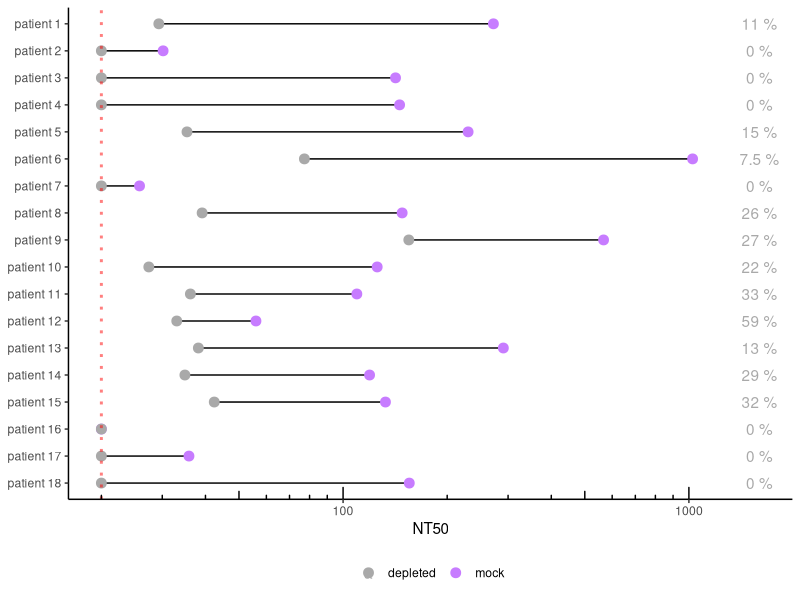
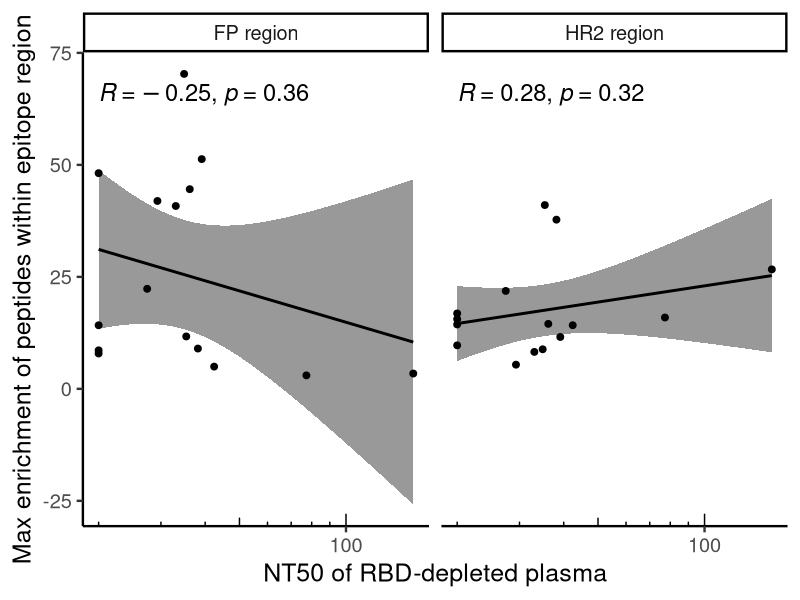
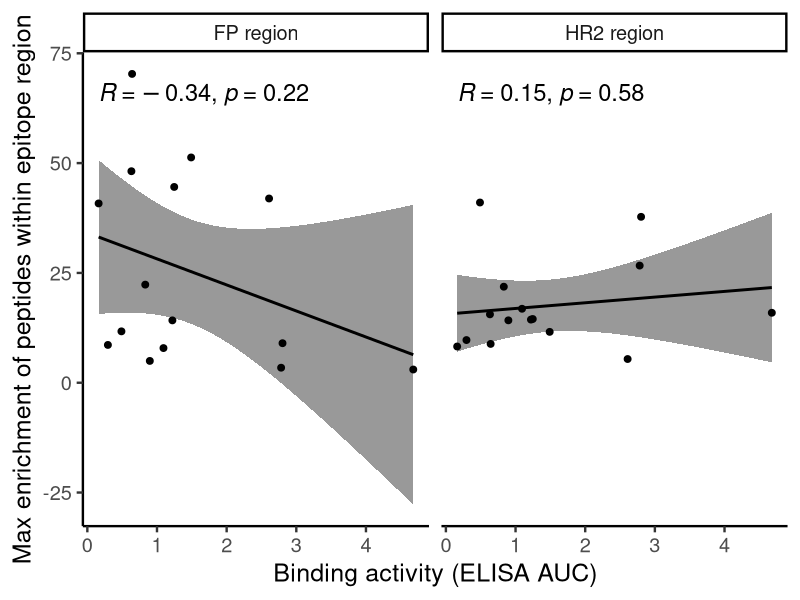
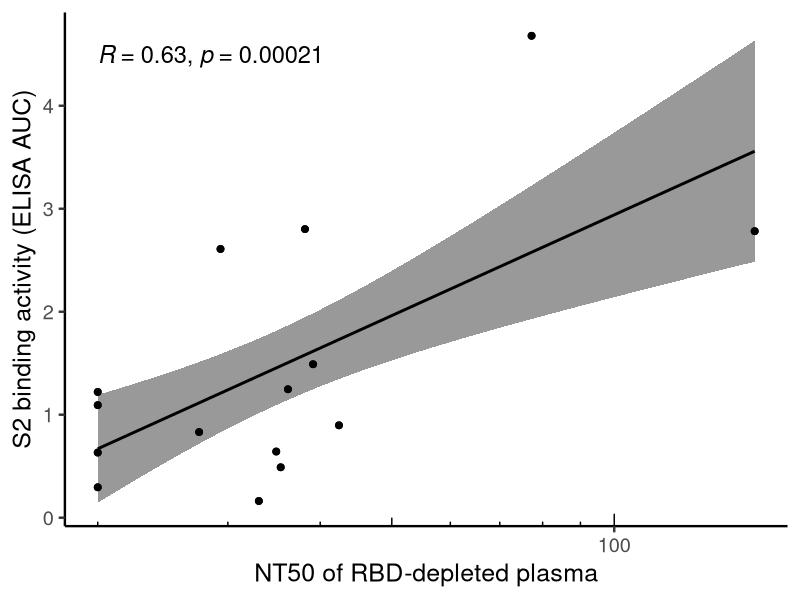
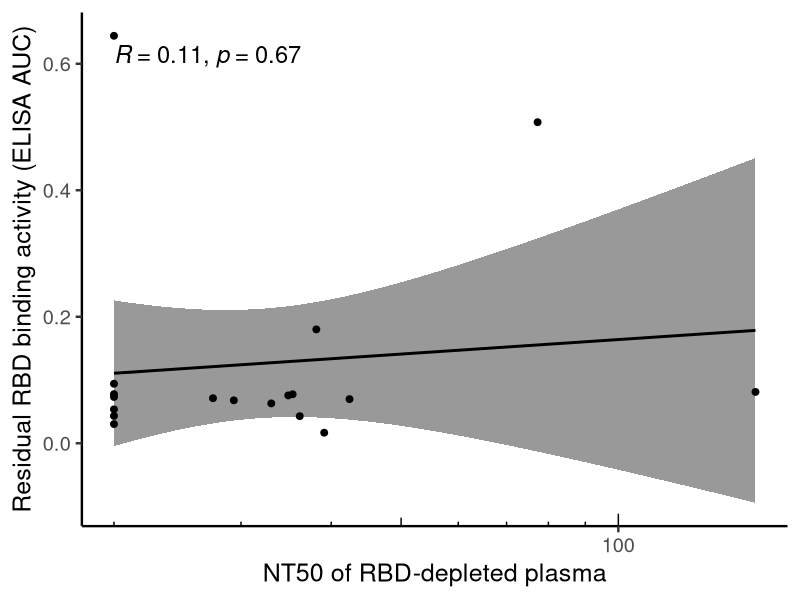
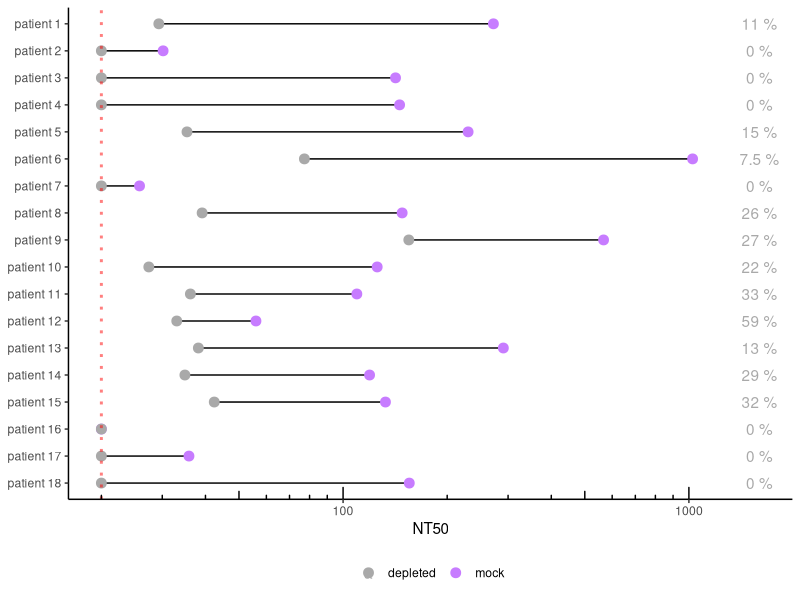
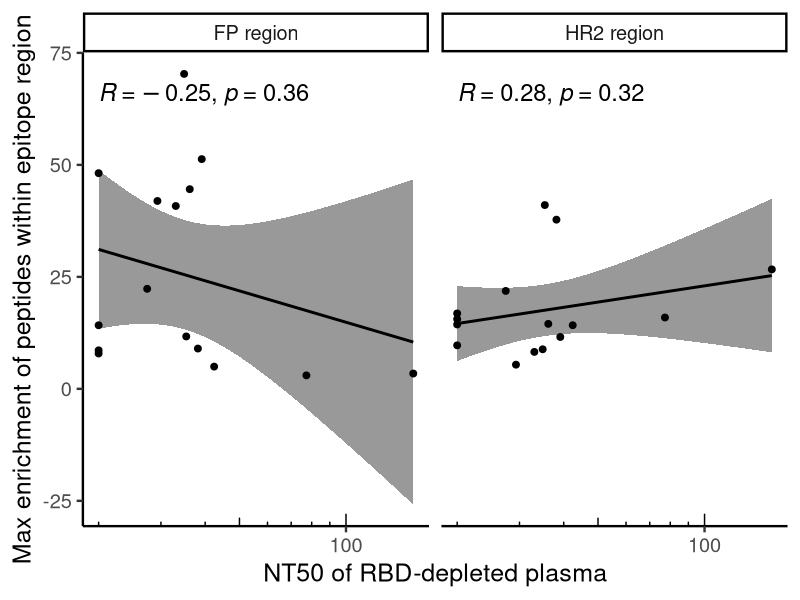
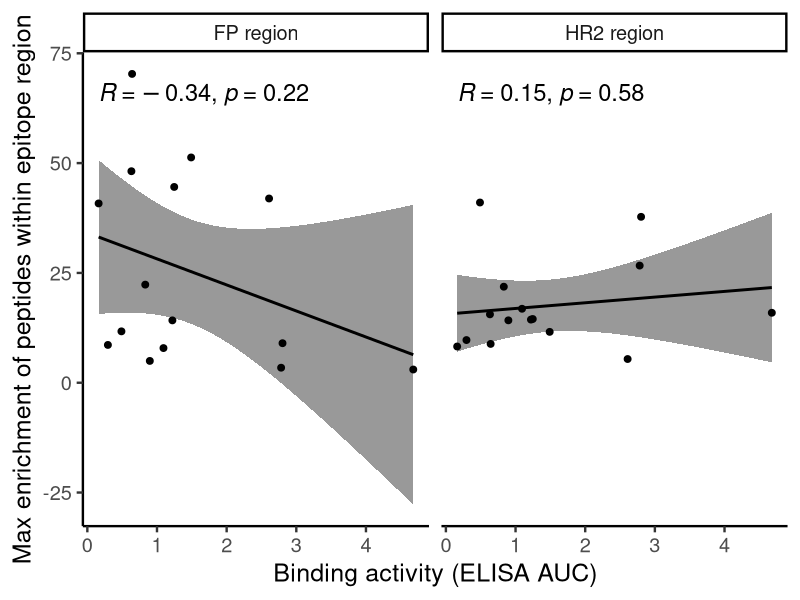

The R source for these figures, in order:
## ---- chunk 1
knitr::opts_chunk$set(echo = TRUE)
## ---- chunk 2
library(tidyverse)
library(ggpubr)
## ---- chunk 3
NT50_data <- read_csv("2021.02.15_NT50_S2AUC_summary.csv")

NT50_data$sample<-factor(NT50_data$sample, levels=c('patient 1','patient 2','patient 3','patient 4','patient 5', 'patient 6', 'patient 7', 'patient 8', 'patient 9', 'patient 10', 'patient 11', 'patient 12', 'patient 13', 'patient 14', 'patient 15', 'patient 16', 'patient 17', 'patient 18'))


## ---- chunk 4
NT50_data <- NT50_data %>% 
  pivot_wider(names_from = condition, values_from = NT50) %>%
  group_by(sample) %>%
  mutate(percentage = (depleted / mock)*100) %>%
  mutate(percentage = case_when(depleted == 20 ~ 0, 
                                depleted != 20 ~ percentage)) %>%
  pivot_longer(cols=c(mock, depleted), names_to = "condition", values_to = "NT50") %>%
  mutate(percentage = signif(percentage, 2)) %>%
  mutate(percentage = paste(percentage, "%"))
## ---- chunk 5
NT50_paired_plot <- ggplot(NT50_data, aes(x = NT50, y = reorder(sample, desc(sample)))) +
  geom_line(aes(group = sample)) +
  geom_point(aes(color = condition, fill=condition), size=3) +
  theme_classic() +
  geom_vline(xintercept = 20, linetype="dotted", 
                color = "red", alpha=0.5, size=1) +
  theme(axis.title.y=element_blank(), legend.position = "bottom", legend.title = element_blank()) +
  scale_x_log10(breaks = 10^(-1:6)) +
  annotation_logticks(sides="b") +
  geom_text(data=subset(NT50_data, condition == "depleted"), aes(x = 1600, label = percentage, color=condition)) +
    scale_color_manual(values=c( "darkgrey", "#C77CFF")) 
  
  

print(NT50_paired_plot)

ggsave("NT50_paired_plot.jpg", NT50_paired_plot, width=7, height=6)
## ---- chunk 6
binding_data <- read_csv("Spike_DMS_binding_data.csv") %>%
  mutate(sample = paste ("patient", participant_ID, sep = " "))
## ---- chunk 7
correlation_data <- full_join(NT50_data, binding_data)
## ---- chunk 8
neut_correlation <- correlation_data %>%
  filter(condition == "depleted") %>%
  filter(!is.na(epitope)) %>% 
  ggscatter(x = "NT50", y = "enrichment", 
          add = "reg.line", conf.int = TRUE, 
          cor.coef = TRUE, cor.method = "pearson",
          xlab = "NT50 of RBD-depleted plasma", ylab = "Max enrichment of peptides within epitope region", cor.coef.size = 6) +
  facet_wrap(~epitope, drop=T) +
  scale_x_log10(breaks = 10^(-1:6)) +
  annotation_logticks(sides="b") +
  theme_classic(base_size = 18)

print(neut_correlation)

ggsave("correlation_residual_NT50_enrichment.jpg", neut_correlation, width = 10, height = 6)
## ---- chunk 9
S2_AUC_correlation <- correlation_data %>%
  filter(condition == "depleted") %>%
  filter(!is.na(epitope)) %>% 
  ggscatter(x = "S2_AUC", y = "enrichment", 
          add = "reg.line", conf.int = TRUE, 
          cor.coef = TRUE, cor.method = "pearson",
          xlab = "Binding activity (ELISA AUC)", ylab = "Max enrichment of peptides within epitope region", cor.coef.size = 6) +
  facet_wrap(~epitope, drop=T)  +
  theme_classic(base_size = 18)


print(S2_AUC_correlation)

ggsave("correlation_enrichment_S2AUC.jpg", S2_AUC_correlation, width = 10, height = 6)
## ---- chunk 10
neut_S2_AUC_correlation <- correlation_data %>%
  filter(condition == "depleted") %>%
  filter(!is.na(epitope)) %>% 
  ggscatter(x = "NT50", y = "S2_AUC", 
          add = "reg.line", conf.int = TRUE, 
          cor.coef = TRUE, cor.method = "pearson",
          xlab = "NT50 of RBD-depleted plasma", ylab = "S2 binding activity (ELISA AUC)", cor.coef.size = 6) +
  scale_x_log10(breaks = 10^(-1:6)) +
  annotation_logticks(sides="b") +
  theme_classic(base_size = 18)

print(neut_S2_AUC_correlation)

ggsave("correlation_residual_NT50_S2AUC.jpg", neut_S2_AUC_correlation, width = 10, height = 6)
## ---- chunk 11
RBD_data <- read_csv("2021.02.15_NT50_RBDAUC_summary.csv")

RBD_data$sample<-factor(RBD_data$sample, levels=c('patient 1','patient 2','patient 3','patient 4','patient 5', 'patient 6', 'patient 7', 'patient 8', 'patient 9', 'patient 10', 'patient 11', 'patient 12', 'patient 13', 'patient 14', 'patient 15', 'patient 16', 'patient 17', 'patient 18'))


## ---- chunk 12
neut_RBD_AUC_correlation <- RBD_data %>%
  filter(condition == "depleted") %>%
  ggscatter(x = "NT50", y = "RBD_AUC", 
          add = "reg.line", conf.int = TRUE, 
          cor.coef = TRUE, cor.method = "pearson",
          xlab = "NT50 of RBD-depleted plasma", ylab = "Residual RBD binding activity (ELISA AUC)", cor.coef.size = 6) +
  scale_x_log10(breaks = 10^(-1:6)) +
  annotation_logticks(sides="b") +
  theme_classic(base_size = 18)

print(neut_RBD_AUC_correlation)

ggsave("correlation_residual_NT50_S2RBD.jpg", neut_RBD_AUC_correlation, width = 10, height = 6)
